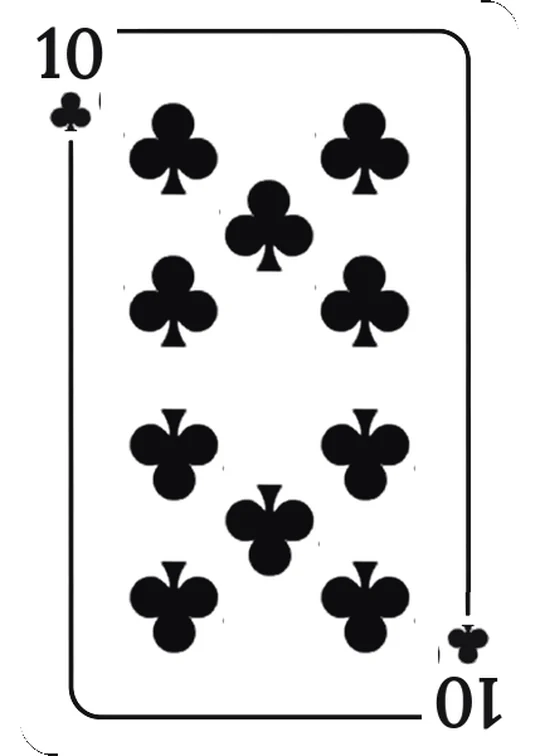
#> input picture client/img/decks/royal/10_clubs.webp, 540 x 756 px
$ python -i deck-from-sheets.py   (imports and definitions only)
#> lines starting #> are read from the running program, lines starting #| are printed output that depends on the picture; after the words box and inside, x2 and y2 are one past the last pixel; in counts of white or black regions, pixels touching at a corner belong together
# Сборка колоды «Королевская» из листов-картинок владельца: на листе 4 карты J Q K A одной масти
# (src/<hearts|diamonds|clubs|spades>.png). Числовые карты 6–10 рисуются по шаблону туза: рамка — от туза пик,
# значки и маленькая масть — из туза своей масти, цифры — шрифт Lora. Запуск: python3 scripts/deck-from-sheets.py
# «Королевская» колода v2: J Q K A — с листов владельца (4 карты на листе), 6–10 — рисуем сами по шаблону туза той же масти.
import numpy as np
from PIL import Image, ImageDraw, ImageFilter, ImageFont
from scipy import ndimage
SRC='/tmp/deck2/src'; OUT='/tmp/deck2/out'
FACES=['J','Q','K','A']; SUITS=['hearts','diamonds','clubs','spades']
OUT_W,OUT_H=540,756; RATIO=0.663
FONT='/usr/share/fonts/truetype/google-fonts/Lora-Variable.ttf'

# [6 lines left out: function runs, not called in this run]

def slice_sheet(su):
    a=np.asarray(Image.open(f'{SRC}/{su}.png').convert('RGB')).astype(int); H,W=a.shape[:2]
    bgm=(np.abs(a-a[5,5]).sum(axis=2)<60)
    y0,y1=[r for r in runs(np.where(bgm.mean(axis=1)<0.7)[0]) if r[1]-r[0]>150][0]
    cols=[c for c in runs(np.where(bgm[y0:y1+1].mean(axis=0)<0.8)[0]) if c[1]-c[0]>150]
    W0=max(c[1]-c[0]+1 for c in cols if c[1]<W-1); H0=round(W0/RATIO)
    cards={}
    for f,(x0,x1) in zip(FACES,cols):
        crop=a[y0:y1+1,x0:x1+1]; h,w=crop.shape[:2]; h=min(h,H0); w=min(w,W0); crop=crop[:h,:w]
        canvas=np.zeros((H0,W0,3),int); have=np.zeros((H0,W0),bool)
        canvas[:h,:w]=crop; have[:h,:w]=True
        rot=canvas[::-1,::-1]; fill=(~have)&have[::-1,::-1]; canvas[fill]=rot[fill]   # срезанный край — из противоположного угла
        canvas=flatfield(canvas)
        if f=='A':
            cw,ch=int(W0*.36),int(H0*.22); canvas[H0-ch:,W0-cw:]=canvas[:ch,:cw][::-1,::-1]
        cards[f]=canvas
    return cards

# [13 lines left out: function flatfield, not called in this run]

def finish(arr, special=False):
#> called with special = False
    im=Image.fromarray(arr); im=im.crop((3,3,im.width-3,im.height-3)); w,h=im.size
#> after `im = im.crop((3, 3, im.width - 3, im.height - 3))`:
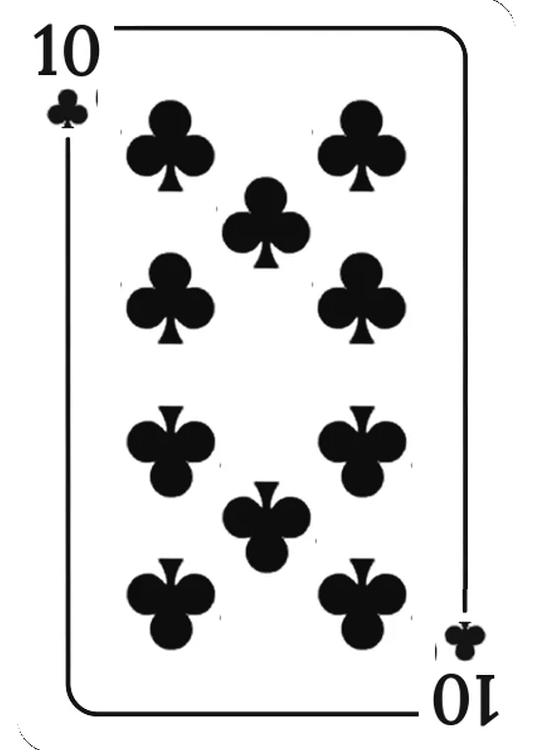
#> im: PIL image 534x750 L; min 0, max 255, mean 218.7
#> after `w, h = im.size`: w = 534; h = 750
    W2=round(h*5/7); base=Image.new('RGB',(W2,h),(255,255,255))
#> after `W2 = round(h * 5 / 7)`: W2 = 536
#> after `base = Image.new('RGB', (W2, h), (255, 255, 255))`: base: PIL image 536x750 RGB; every value is 255
    inner=Image.new('L',(w,h),0); ImageDraw.Draw(inner).rounded_rectangle((0,0,w-1,h-1),radius=int(w*.07),fill=255)
#> after `inner = Image.new('L', (w, h), 0)`: inner: PIL image 534x750 L; every value is 0
#> after `ImageDraw.Draw(inner).rounded_rectangle((0, 0, w - 1, h - 1), radius=i`:
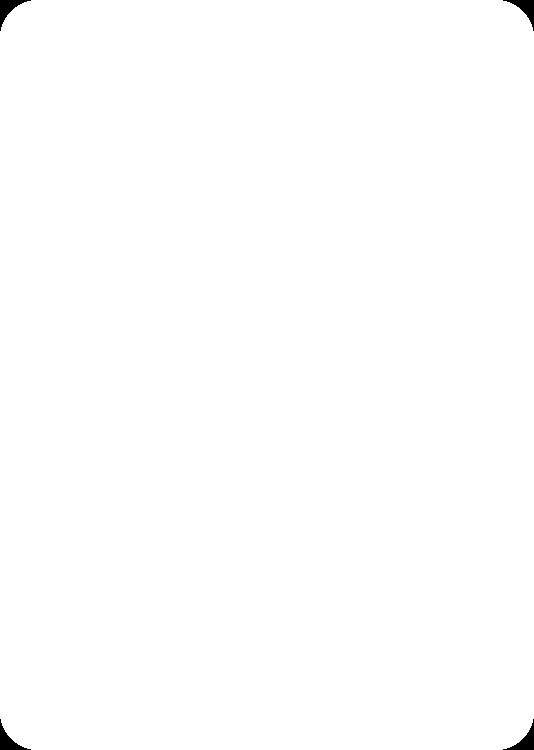
#> inner: PIL image 534x750 L; 99.7% white; 4 black regions, box (x1, y1, x2, y2) and area: (0, 0, 31, 31) 305, (503, 0, 534, 31) 305, (0, 719, 31, 750) 305, (503, 719, 534, 750) 305
    base.paste(im,((W2-w)//2,0),inner)
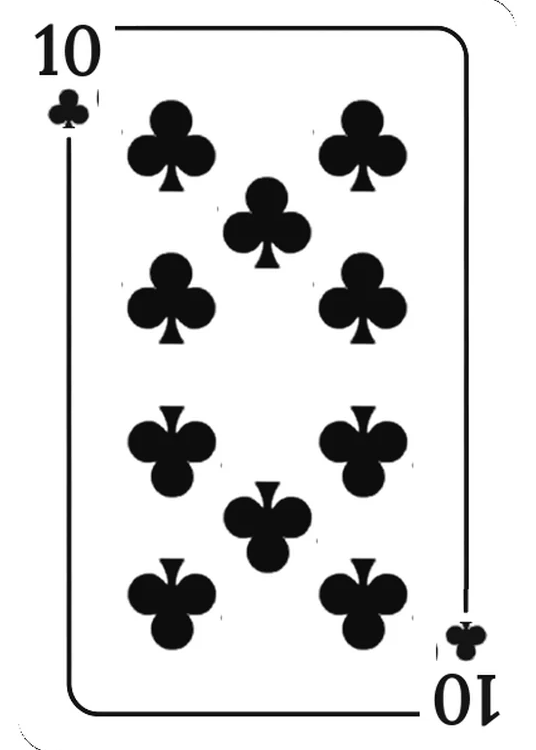
#> base: PIL image 536x750 RGB; min 0, max 255, mean 218.9
    base=base.resize((OUT_W,OUT_H),Image.LANCZOS).convert('RGBA')
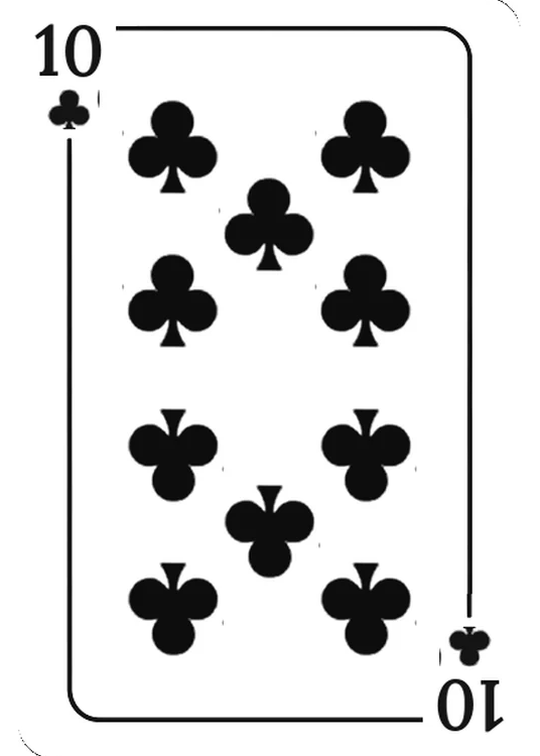
#> base: PIL image 540x756 RGBA; mean R, G, B, A 218.8, 218.8, 218.8, 255
    if special:
        t=(np.add.outer(np.arange(OUT_H)/OUT_H, np.arange(OUT_W)/OUT_W)/2)[...,None]
        c1,c2,c3=np.array([124,60,255]),np.array([228,184,74]),np.array([185,140,255])
        g=np.where(t<.5, c1+(c2-c1)*(t/.5), c2+(c3-c2)*((t-.5)/.5)); grad=Image.fromarray(g.astype(np.uint8))
        ring=Image.new('L',(OUT_W,OUT_H),0); ImageDraw.Draw(ring).rounded_rectangle((6,6,OUT_W-7,OUT_H-7),radius=int(OUT_W*.06),outline=255,width=9)
        glow=ring.filter(ImageFilter.GaussianBlur(8)).point(lambda v:int(v*.55))
        base.paste(Image.new('RGB',(OUT_W,OUT_H),(140,80,255)),(0,0),glow); base.paste(grad,(0,0),ring)
    mask=Image.new('L',(OUT_W,OUT_H),0); ImageDraw.Draw(mask).rounded_rectangle((0,0,OUT_W-1,OUT_H-1),radius=int(OUT_W*.07),fill=255)
#> after `mask = Image.new('L', (OUT_W, OUT_H), 0)`: mask: PIL image 540x756 L; every value is 0
#> after `ImageDraw.Draw(mask).rounded_rectangle((0, 0, OUT_W - 1, OUT_H - 1), r`: mask: PIL image 540x756 L; 99.7% white; 4 black regions, box (x1, y1, x2, y2) and area: (0, 0, 31, 31) 305, (509, 0, 540, 31) 305, (0, 725, 31, 756) 305, (509, 725, 540, 756) 305
    base.putalpha(mask); return base

# [15 lines left out: function corner_parts, not called in this run]

INK={'hearts':(139,26,36),'diamonds':(139,26,36),'clubs':(20,20,22),'spades':(18,24,58)}
PIP={'hearts':(226,16,26),'diamonds':(226,16,26),'clubs':(12,12,14),'spades':(16,22,56)}
def ink_mask(arr):  # 0..1: насколько пиксель «чернила», относительно белого
    L=arr.astype(float).mean(axis=2); return np.clip((245-L)/170,0,1)
# [56 lines left out: function number_cards, not called in this run]

# [1 line that did not run here, left out]
# [1 line that did not run here, left out]
# [7 lines not run here, left out]

>>> import cv2
>>> picture = cv2.imread('../client/img/decks/royal/10_clubs.webp', cv2.IMREAD_GRAYSCALE)
>>> result = finish(picture)

$ run again, on client/img/decks/royal/6_clubs.webp
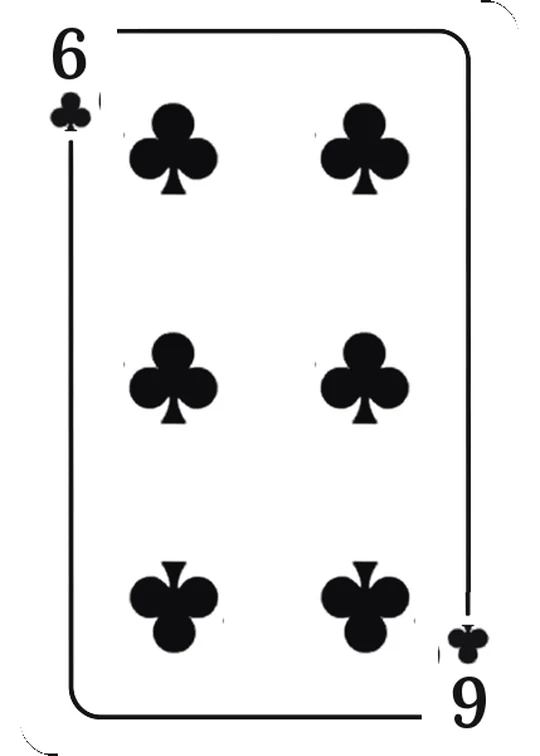
#> input picture client/img/decks/royal/6_clubs.webp, 540 x 756 px
#> in finish, `im = im.crop((3, 3, im.width - 3, im.height - 3))`:
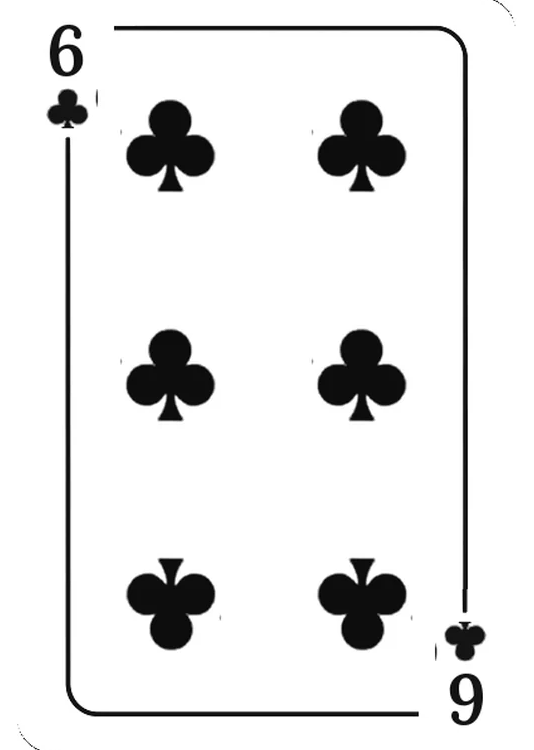
#> im: PIL image 534x750 L; min 0, max 255, mean 230.6
#> inner: PIL image 534x750 L; every value is 0
#> inner: PIL image 534x750 L; 99.7% white; 4 black regions, box (x1, y1, x2, y2) and area: (0, 0, 31, 31) 305, (503, 0, 534, 31) 305, (0, 719, 31, 750) 305, (503, 719, 534, 750) 305
#> in finish, `base=base.resize((OUT_W,OUT_H),Image.LANCZOS).convert('RGBA')`:
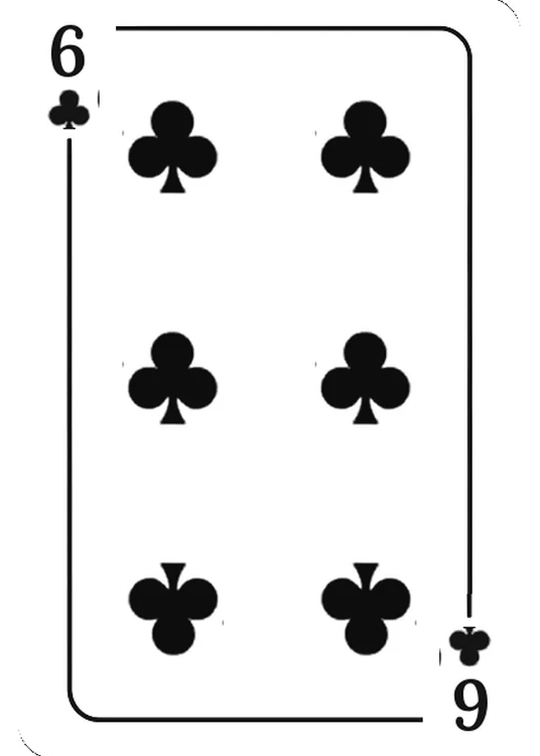
#> base: PIL image 540x756 RGBA; mean R, G, B, A 230.7, 230.7, 230.7, 255
#> mask: PIL image 540x756 L; every value is 0
#> mask: PIL image 540x756 L; 99.7% white; 4 black regions, box (x1, y1, x2, y2) and area: (0, 0, 31, 31) 305, (509, 0, 540, 31) 305, (0, 725, 31, 756) 305, (509, 725, 540, 756) 305
